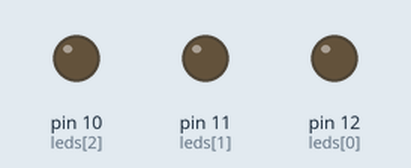
Bench run of a sketch on a simulated Arduino Uno, built with avr-gcc and run on an emulated ATmega328P. Parts: output pins drawn as LEDs (lit = HIGH).

Above: at 0.05 s.
At 3.95 s:
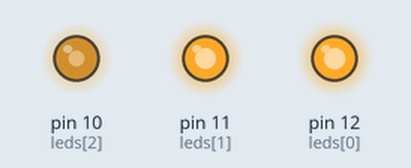
Timing chart, 0 to 5.9 s (numbered marks = the images above):
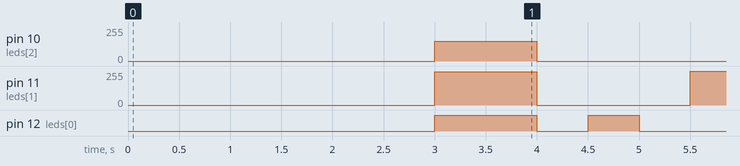

Measured:
- by itself, pin 10 (leds[2]): repeats every 4.5 s: 0/255 2.5 s, 255/255 0.50 s, 0/255 0.50 s, 150/255 1.0 s
- by itself, pin 11 (leds[1]): repeats every 4.5 s: 0/255 1.5 s, 255/255 0.50 s, 0/255 1.5 s, 250/255 1.0 s
- by itself, pin 12 (leds[0]): repeats every 4.5 s: LOW 0.50 s, HIGH 0.50 s, LOW 2.5 s, HIGH 1.0 s

The sketch:

Ejercicio_if_LED.ino
```cpp
int leds[] = {12,11,10};
int x = 4 ;
int y = 5 ;
int z = 9 ;

void setup() {
  pinMode(leds,OUTPUT);

}

void loop() {
 int a = x + y ;
 if (a == z)
 {
  digitalWrite(leds[0], HIGH);
  delay(500);
  digitalWrite(leds[0], LOW);
  delay(500);
  }
 if (a - y == x)

  {
    digitalWrite(leds[1],HIGH);
    delay(500);
    digitalWrite(leds[1],LOW);
    delay(500);
    }

 if (a - x == y)

  {
    digitalWrite(leds[2],HIGH);
    delay(500);
    digitalWrite(leds[2],LOW);
    delay(500);
    }

  if (a+1 != z)
  {
      analogWrite(leds[0], 250);
      analogWrite(leds[1], 250);
      analogWrite(leds[2], 150);
      delay(1000);
      analogWrite(leds[0], 0);
      analogWrite(leds[1], 0);
      analogWrite(leds[2], 0);
      delay(500);
  }
}
```
